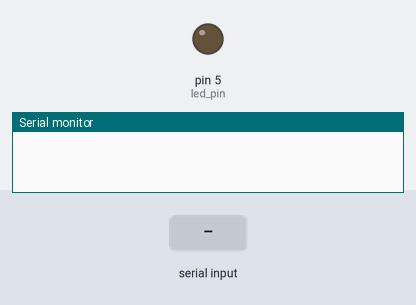
The sketch below on a simulated Arduino Uno, built with avr-gcc and run on an emulated ATmega328P. Shown: output pins drawn as LEDs (lit = HIGH), the last lines printed to the serial monitor. Inputs (shaded band) come from the test bench.

Above: at 1.2 s.
1.3 s: "90 45\n" received over Serial
At 2.3 s:
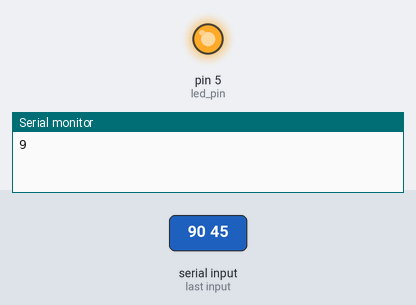
Timing chart, 0 to 10.3 s (numbered marks = the images above; inputs shaded):
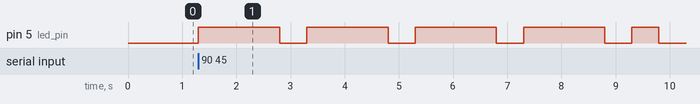

Measured:
- after the input at 1.3 s, pin 5 (led_pin): goes 4 × (HIGH 1.5 s, LOW 0.50 s), HIGH 0.50 s, then LOW, starting at once

The sketch:

blinkarray.ino
```cpp
unsigned int led_pin = 5;    // Assign a name to the digital pin 5

// Declare an array named letters that holds addresses of string literals
char *letters[] = {
  // The letters from A to Z in Morse code
  ".-", "-...", "-.-.", "-..", ".", "..-.", "--.", "....", "..",
  ".---", "-.-", ".-..", "--", "-.", "---", ".--.", "--.-", ".-.",
  "...", "-", "..-", "...-", ".--", "-..-", "-.--", "--.."
};

char *numbers[] = {
  // The numbers from 0 to 9 in Morse code
  "-----", ".----", "..---", "...--", "....-", ".....", "-....",
  "--...", "---..", "----."
};

unsigned int dot_duration = 500;
bool done = false;

// Function runs only once, after each powerup or reset of the Arduino
void setup() {
  // Set the LED to output
  pinMode(led_pin, OUTPUT);
  Serial.begin(9600); // Open the serial port and set the data transmission rate to 9600 bps (bits per second)
}

// Main function that drives the system
void loop() {
  char ch;

  // This loop waits for a string, displays it in Morse code, and only exits
  // the loop if the sentinel is entered.
  while (!done) {

    // Check to see if there are letters or numbers available to be read
    if (Serial.available()) {

      // Read one letter or number at a time
      // Serial.read() returns the first (oldest) character in the buffer
      // and removes that byte of data from the buffer
      ch = Serial.read();

      // Check for uppercase letters
      if (ch >= 'A' && ch <= 'Z') {
        Serial.println(ch);
        flash_morse_code(letters[ch - 'A']);
      }
      // Check for lowercase letters
      else  if (ch >= 'a' && ch <= 'z') {
        Serial.println(ch);
        flash_morse_code(letters[ch - 'a']);
      }
      // Check for numbers
      else if (ch >= '0' && ch <= '9') {
        Serial.println(ch);
        flash_morse_code(numbers[ch - '0']);
      }
      // Check for space between words
      else if (ch == ' ') {

        // Put space between two words in a message...equal to seven dots
        delay(dot_duration * 7);
      }
      // Check for sentinel value
      else if (ch == '!') {
        done = true;
        Serial.println("Thank you! Your messages were sent successfully.");
        Serial.println("Goodbye.");
      }
    }
  }
  // Do nothing
  while(true) {}
}

void flash_morse_code(char *morse_code) {

  unsigned int i = 0;

  // Read the dots and dashes and flash accordingly
  while (morse_code[i] != NULL) {
    flash_dot_or_dash(morse_code[i]);
    i++;
  }

  // Space between two letters is equal to three dots
  delay(dot_duration * 3);
}

void flash_dot_or_dash(char dot_or_dash) {

  // Make the LED shine
  digitalWrite(led_pin, HIGH);

  if (dot_or_dash == '.') { // If it is a dot
    delay(dot_duration);
  }
  else { // Has to be a dash...equal to three dots
    delay(dot_duration * 3);
  }

  // Turn the LED off
  digitalWrite(led_pin, LOW);

  // Give space between parts of the same letter...equal to one dot
  delay(dot_duration);
}
```
